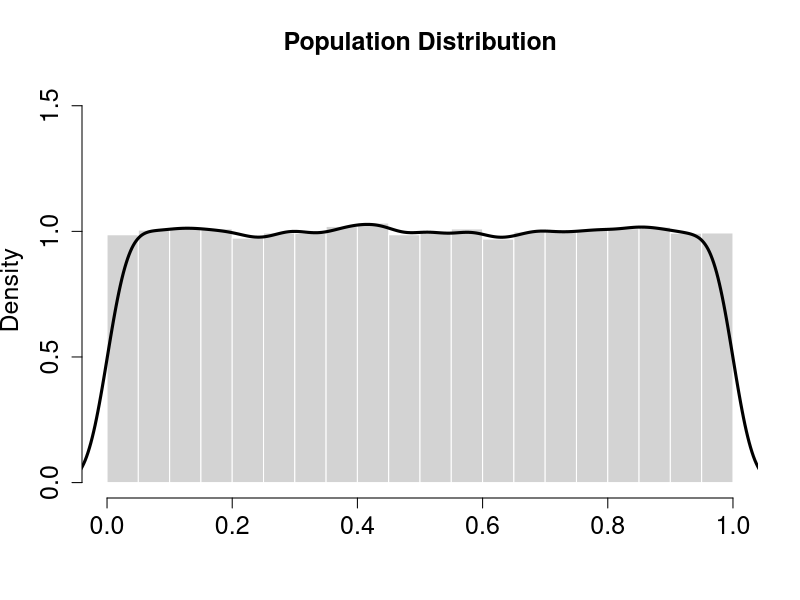
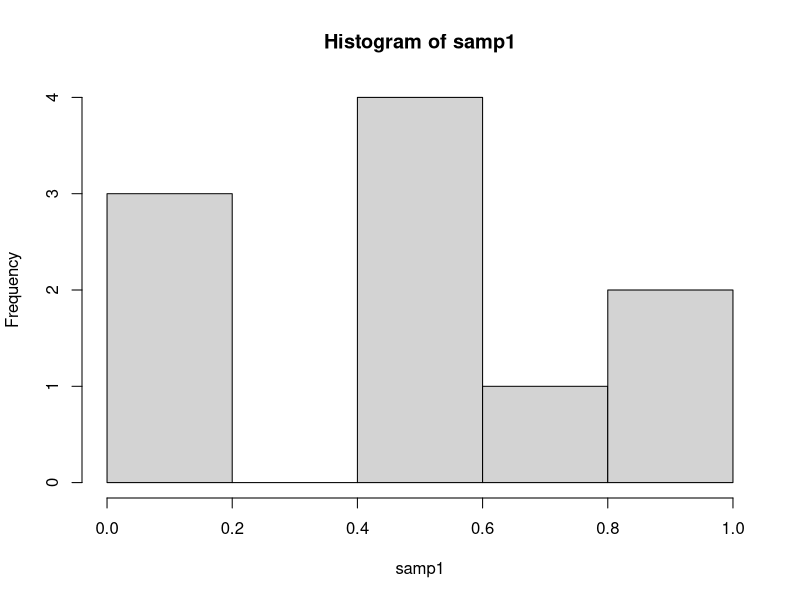
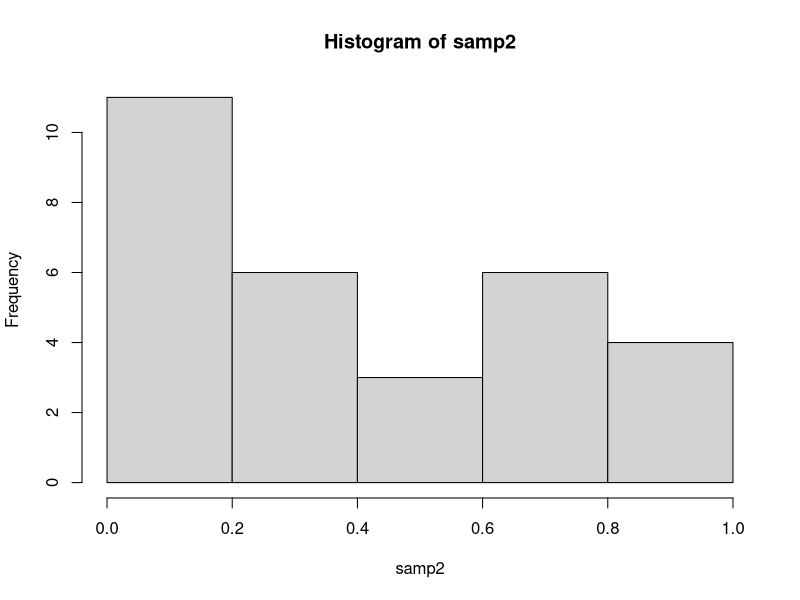
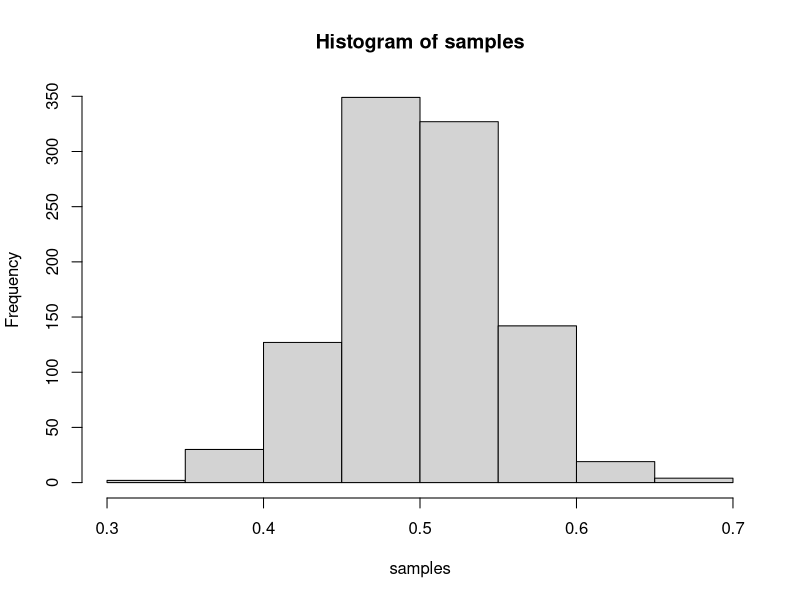
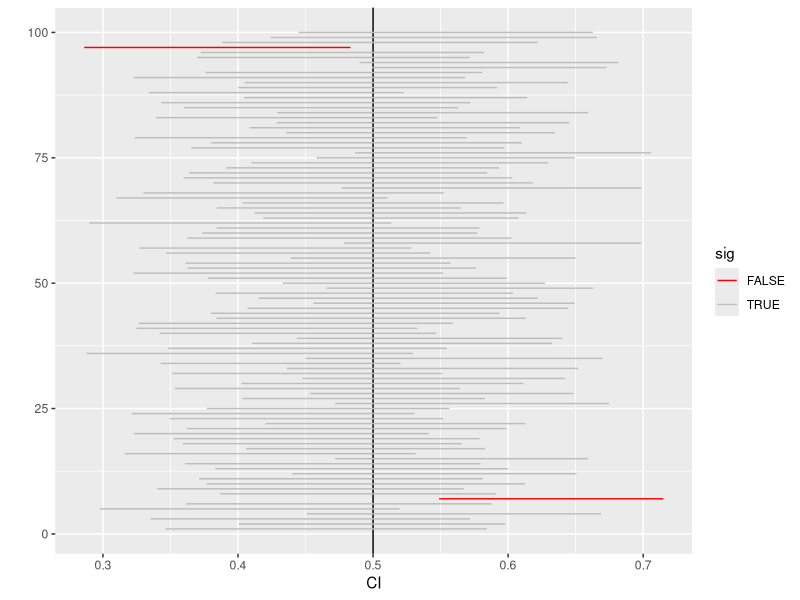

These charts were generated, in order, by the following R code:
## ---- chunk 1
n <- 1e5
pop <- runif(n, 0, 1)
mean(pop)
## ---- chunk 2
d <- density(pop)
h <- hist(pop, plot=FALSE)
hist(pop, main='Population Distribution', xlab="", freq=FALSE, 
     ylim=c(0, max(d$y, h$density)+.5), border = "white", 
	 cex.main = 1.5, cex.axis = 1.5, cex.lab = 1.5)
lines(d, lwd=3)
## ---- chunk 3
samp1 <- sample(pop, size=10)
mean(samp1)
## ---- chunk 4
hist(samp1)
## ---- chunk 5
samp2 <- sample(pop, size=30)
mean(samp2)
## ---- chunk 6
hist(samp2)
## ---- chunk 7
M <- 1000
samples <- numeric(length=M)
for(i in seq_len(M)) {
	samples[i] <- mean(sample(pop, size=30))
}
head(samples, n=8)
## ---- chunk 8
hist(samples)
## ---- chunk 9
samp2 <- sample(pop, size=30)
mean(samp2)
(samp2.se <- sd(samp2) / sqrt(length(samp2)))
## ---- chunk 10
(samp2.ci <- c(mean(samp2) - 2 * samp2.se, mean(samp2) + 2 * samp2.se))
## ---- chunk 11
ci <- data.frame(mean=numeric(), min=numeric(), max=numeric())
for(i in seq_len(100)) {
	samp <- sample(pop, size=30)
	se <- sd(samp) / sqrt(length(samp))
	ci[i,] <- c(mean(samp),
				mean(samp) - 2 * se, 
				mean(samp) + 2 * se)
}
ci$sample <- 1:nrow(ci)
ci$sig <- ci$min < 0.5 & ci$max > 0.5
## ---- chunk 12
library(ggplot2)
ggplot(ci, aes(x=min, xend=max, y=sample, yend=sample, color=sig)) + 
	geom_vline(xintercept=0.5) + 
	geom_segment() + xlab('CI') + ylab('') +
	scale_color_manual(values=c('TRUE'='grey', 'FALSE'='red'))
## ---- chunk 13
(samp2.ci <- c(mean(samp2) - 2 * sd(samp2) / sqrt(length(samp2)),
			   mean(samp2) + 2 * sd(samp2) / sqrt(length(samp2))))
## ---- chunk 14
pnorm(-.204) * 2
